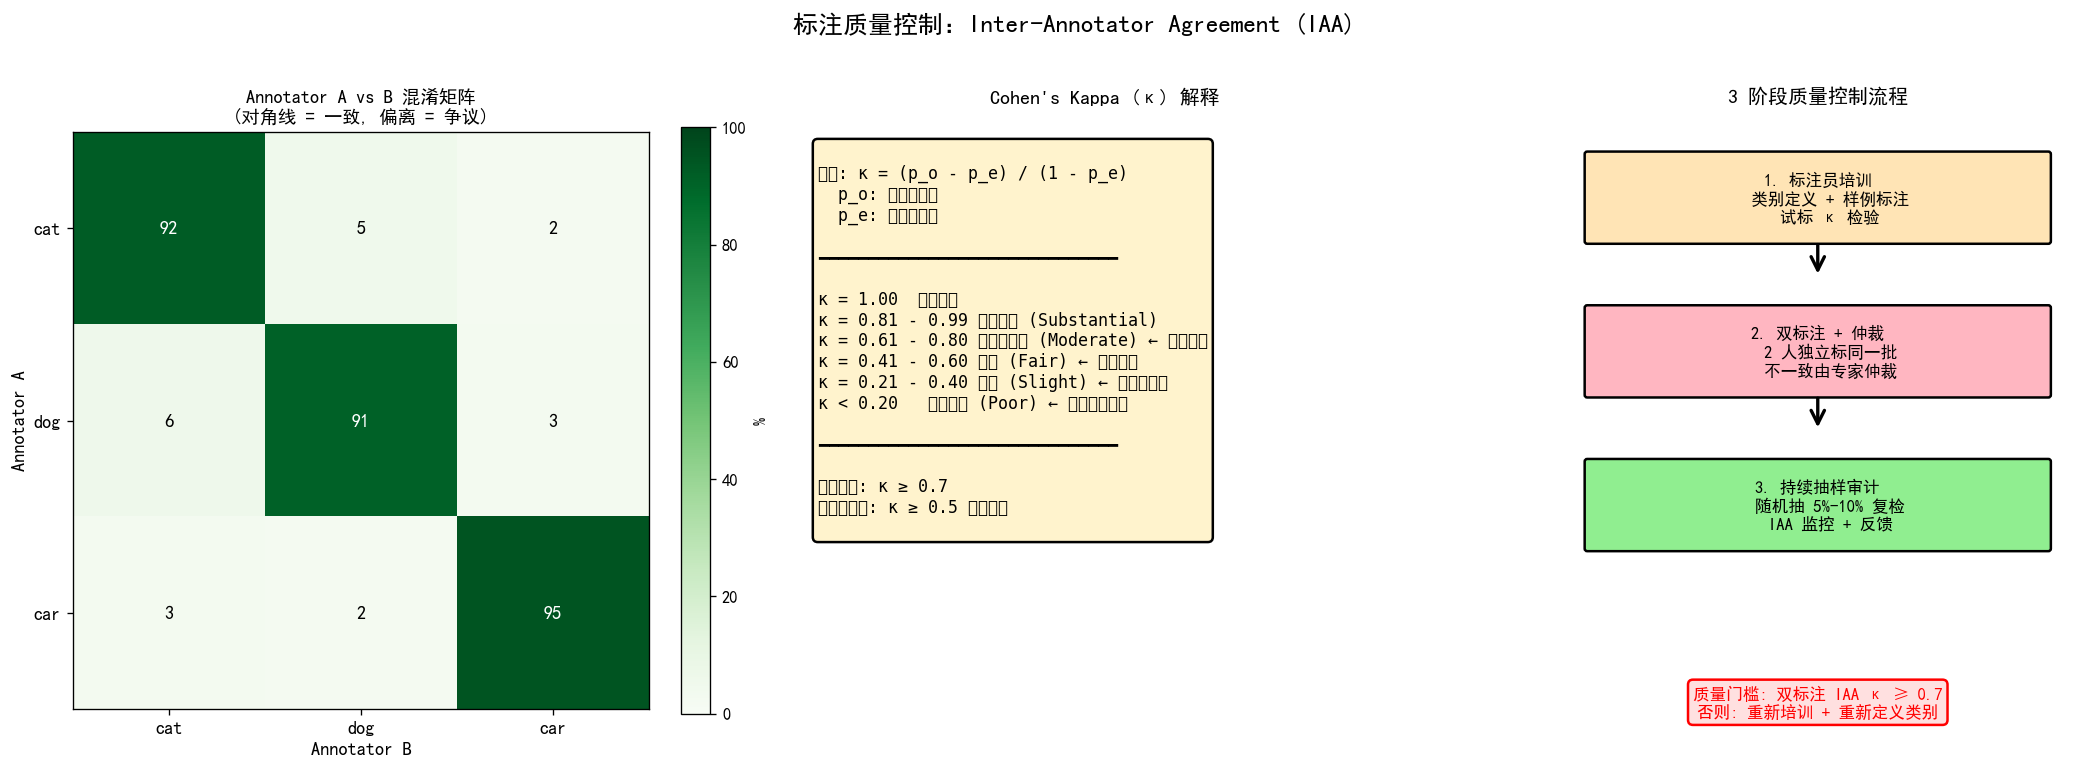

The Python source for this figure:
"""
Inter-Annotator Agreement (IAA) for Label Quality
=================================================
Visualizes how Cohen's Kappa and other metrics measure annotation quality.

Output: assets/figures/11-1-iaa-quality-control.png
"""
import matplotlib.pyplot as plt
import numpy as np
from matplotlib.patches import FancyBboxPatch, FancyArrowPatch


np.random.seed(42)
fig, axes = plt.subplots(1, 3, figsize=(18, 6))
fig.suptitle('标注质量控制：Inter-Annotator Agreement (IAA)',
             fontsize=15, fontweight='bold', y=1.02)


# === Panel 1: 混淆矩阵 - 双标注员 ===
ax = axes[0]
classes = ['cat', 'dog', 'car']
n = len(classes)
# Simulate 2 annotators
cm = np.array([
    [85, 5, 2],   # cat
    [6, 88, 3],   # dog
    [3, 2, 92],   # car
], dtype=float)
cm_norm = cm / cm.sum(axis=1, keepdims=True) * 100
im = ax.imshow(cm_norm, cmap='Greens', vmin=0, vmax=100)
ax.set_xticks(range(n)); ax.set_yticks(range(n))
ax.set_xticklabels(classes, fontsize=11)
ax.set_yticklabels(classes, fontsize=11)
ax.set_xlabel('Annotator B', fontsize=11, fontweight='bold')
ax.set_ylabel('Annotator A', fontsize=11, fontweight='bold')
ax.set_title('Annotator A vs B 混淆矩阵\n(对角线 = 一致, 偏离 = 争议)',
             fontsize=11, fontweight='bold')
for i in range(n):
    for j in range(n):
        color = 'white' if cm_norm[i, j] > 50 else 'black'
        weight = 'bold' if i == j else 'normal'
        ax.text(j, i, f'{cm_norm[i, j]:.0f}', ha='center', va='center',
                color=color, fontweight=weight, fontsize=11)
plt.colorbar(im, ax=ax, fraction=0.046, label='%')


# === Panel 2: Cohen's Kappa 解释 ===
ax = axes[1]
ax.axis('off')
ax.set_title("Cohen's Kappa (κ) 解释", fontsize=12, fontweight='bold')

kappa_text = """
公式: κ = (p_o - p_e) / (1 - p_e)
  p_o: 实际一致率
  p_e: 随机一致率

━━━━━━━━━━━━━━━━━━━━━━━━━━━━━━

κ = 1.00  完美一致
κ = 0.81 - 0.99 几乎完美 (Substantial)
κ = 0.61 - 0.80 实质性一致 (Moderate) ← 工业标准
κ = 0.41 - 0.60 中等 (Fair) ← 需要核查
κ = 0.21 - 0.40 一般 (Slight) ← 标注员培训
κ < 0.20   一致性差 (Poor) ← 重新定义类别

━━━━━━━━━━━━━━━━━━━━━━━━━━━━━━

工业门槛: κ ≥ 0.7
对困难任务: κ ≥ 0.5 也可接受
"""
ax.text(0.05, 0.95, kappa_text, fontsize=10, family='monospace', va='top',
        transform=ax.transAxes,
        bbox=dict(boxstyle='round', facecolor='#FFF3CD', edgecolor='black', lw=1.5))


# === Panel 3: 标注质量控制流程 ===
ax = axes[2]
ax.set_xlim(0, 10); ax.set_ylim(0, 12)
ax.set_aspect('equal'); ax.axis('off')
ax.set_title('3 阶段质量控制流程', fontsize=12, fontweight='bold')

steps = [
    ('1. 标注员培训\n   类别定义 + 样例标注\n   试标 κ 检验', '#FFE4B5', 10.5),
    ('2. 双标注 + 仲裁\n   2 人独立标同一批\n   不一致由专家仲裁', '#FFB6C1', 7.5),
    ('3. 持续抽样审计\n   随机抽 5%-10% 复检\n   IAA 监控 + 反馈', '#90EE90', 4.5),
]

for i, (text, color, y) in enumerate(steps):
    box = FancyBboxPatch((0.5, y - 1.0), 9, 1.7,
                          boxstyle='round,pad=0.05', fc=color, ec='black', lw=1.5)
    ax.add_patch(box)
    ax.text(5, y - 0.15, text, ha='center', va='center', fontsize=10, fontweight='bold')
    if i < 2:
        arrow = FancyArrowPatch((5, y - 1.0), (5, y - 1.7),
                                 arrowstyle='->', mutation_scale=20, color='black', lw=2)
        ax.add_patch(arrow)

ax.text(5, 0.5, '质量门槛: 双标注 IAA κ ≥ 0.7\n否则: 重新培训 + 重新定义类别',
        ha='center', va='center', fontsize=10, color='red', fontweight='bold',
        bbox=dict(boxstyle='round', facecolor='#FFE0E0', edgecolor='red', lw=1.5))

plt.tight_layout()
plt.savefig('assets/figures/11-1-iaa-quality-control.png', dpi=120, bbox_inches='tight', facecolor='white')
print('  ✓ Saved: assets/figures/11-1-iaa-quality-control.png')
